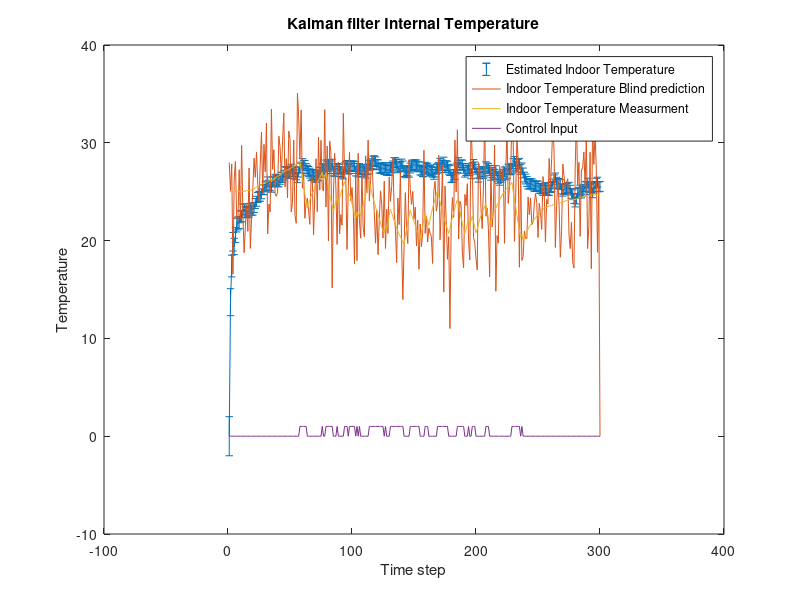

Here is the MATLAB script that generated this plot:
clear;
clc;
A=[0.95 0.05;0 1];
H=[1 0;0 1];
X= zeros(2,300);
Var = zeros(2,300);
Xh=X;
P = zeros(2,2,300);
K=P;
X(:,1)= [25,25];
numberOfTimeSteps = 299;
Q = [0.04,0 ; 0,0.01];
R = [4 0;0 1];
Z = zeros(2,300); 
turnOn = 0;
u_k = 0;
P(:,:,1)= inv(H)*R*inv(H');
U_k = zeros(300,1);
B = [-1,0]';
meanEstimateInternal = zeros(300,1);
varianceEstimate = zeros(300,1);
alpha = 1;
beta = 1;
mcP = [1-alpha,alpha;beta,1-beta];%markov chain transition matrix
state = 1;
for n=1:numberOfTimeSteps
    u_k = turnOn;
    U_k(n) = u_k;
    v = [normrnd(0,0.04); normrnd(0,0.01)];
    X(:,n+1)= A*X(:,n) + 0.1*sin((2*pi/300)*n) + B*u_k + v ;%B*u_k + v;  
    
    Z(:,n) = H*X(:,n+1) + [normrnd(0,4); normrnd(0,1)];
    Pp = A*P(:,:,n)*A' + Q;

    K = Pp * H' * ((H*Pp*H' +R))^(-1);
    P(:,:,n+1) = (eye(2)-K*H)*Pp;
    Xh(:,n+1)= (A-K*H*A)*Xh(:,n)+ K*Z(:,n);
    meanEstimateInternal(n) = Xh(1,n+1);
    varianceEstimate(n) = P(1,1,n+1);
    if qfunc((28-meanEstimateInternal(n))/sqrt(varianceEstimate(n)))>0.1
        turnOn = 1;
    else
        turnOn = 0;
    end
end


internalTempError = sqrt(P(1,1,:));
externalTempError = sqrt(P(2,2,:));
figure;
errorbar(1:300,Xh(1,:),internalTempError(:));
hold on;
plot(Z(1,:));
hold on;
plot(X(1,:));
plot(U_k(:,1));
title('Kalman filter Internal Temperature');
xlabel('Time step')
ylabel('Temperature')
legend('Estimated Indoor Temperature','Indoor Temperature Blind prediction',...
    'Indoor Temperature Measurment','Control Input');